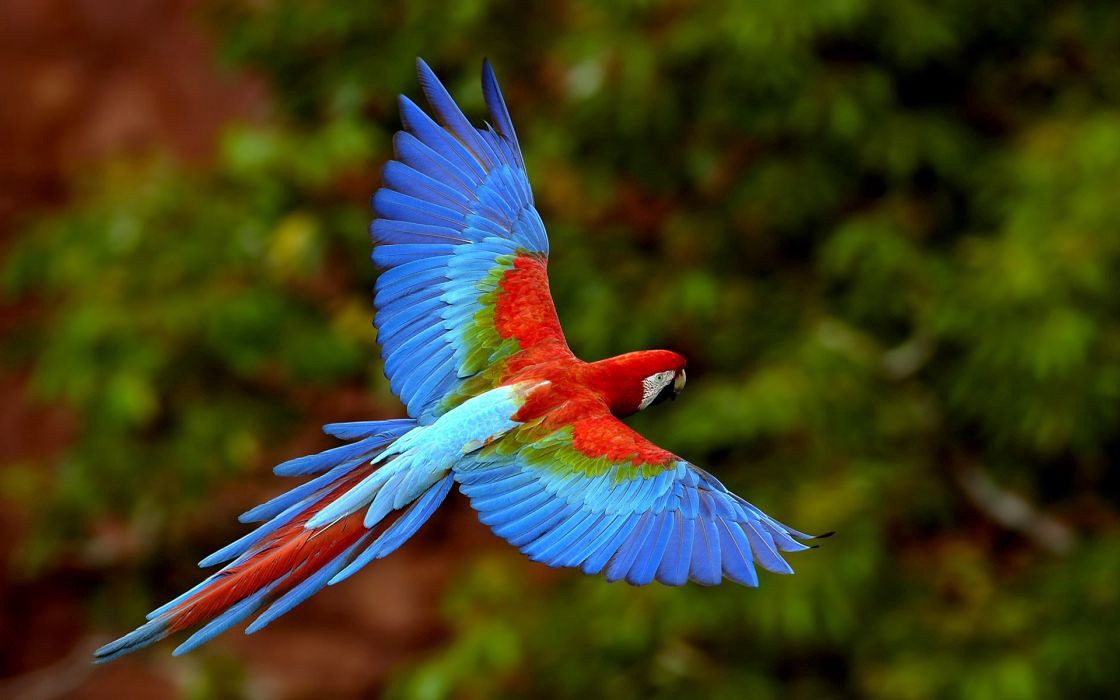
#> input picture ImageProcessing/bird.jpeg, 1120 x 700 px
$ python 2.GeometricTransformations.py
#> lines starting #> are read from the running program, lines starting #| are printed output that depends on the picture
import cv2 as c
import numpy as n

img = c.imread("bird.jpeg",0)
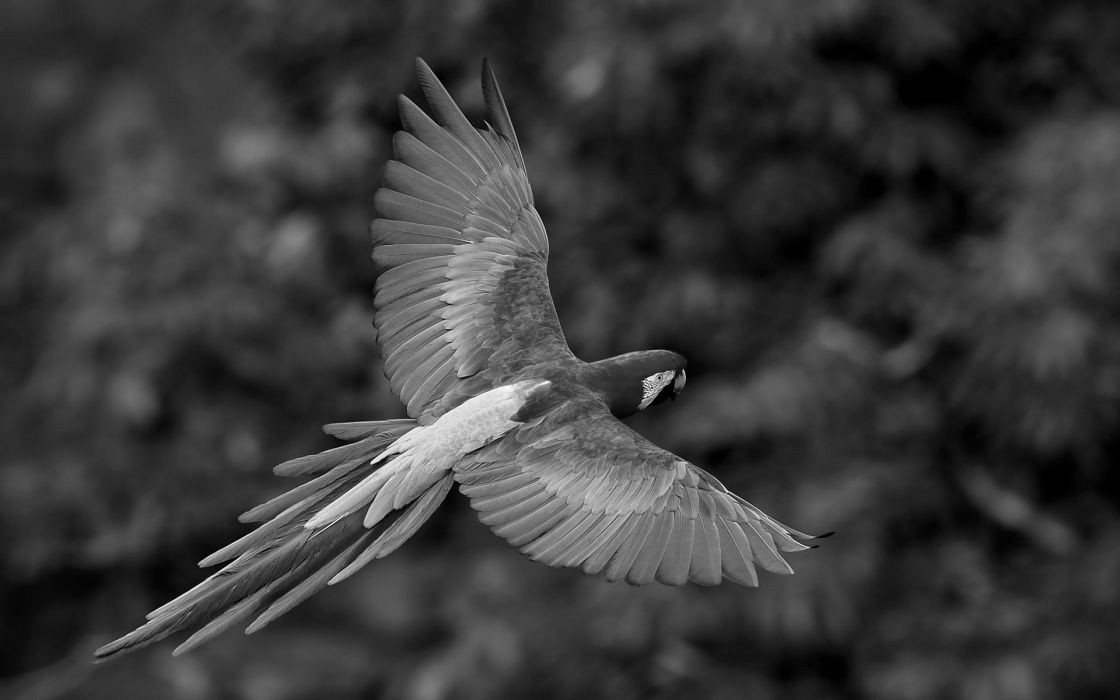
#> img: shape (700, 1120); min 0, max 252, mean 58.1
c.imshow("org",img)

#_________SCALING
#INTER_CUBIC(slow) and INTER_LINEAR for zooming
#INTER_AREA for shrinking
#INTER_LINEAR for all resizing purposes
#INTER_LINEAR_EXACT
#INTER_NEAREST similar to inter_area
#INTER_NEAREST_EXACT
#INTER_LANCZOS4
#INTER_MAX
#INTER_MAX
#WARP_FILL_OUTLIERS
#WARP_INVERSE_MAP
scale = c.resize(img, None, fx=0.5, fy=0.5, interpolation = c.INTER_CUBIC)
c.imshow("scale",scale)


#_________TRANSLATION

width,height = img.shape
#> width = 700; height = 1120

#create transformation matrix
M = n.float32([[1,0,100],[0,1,50]])

#translate
trans = c.warpAffine(img, M, (height,width))
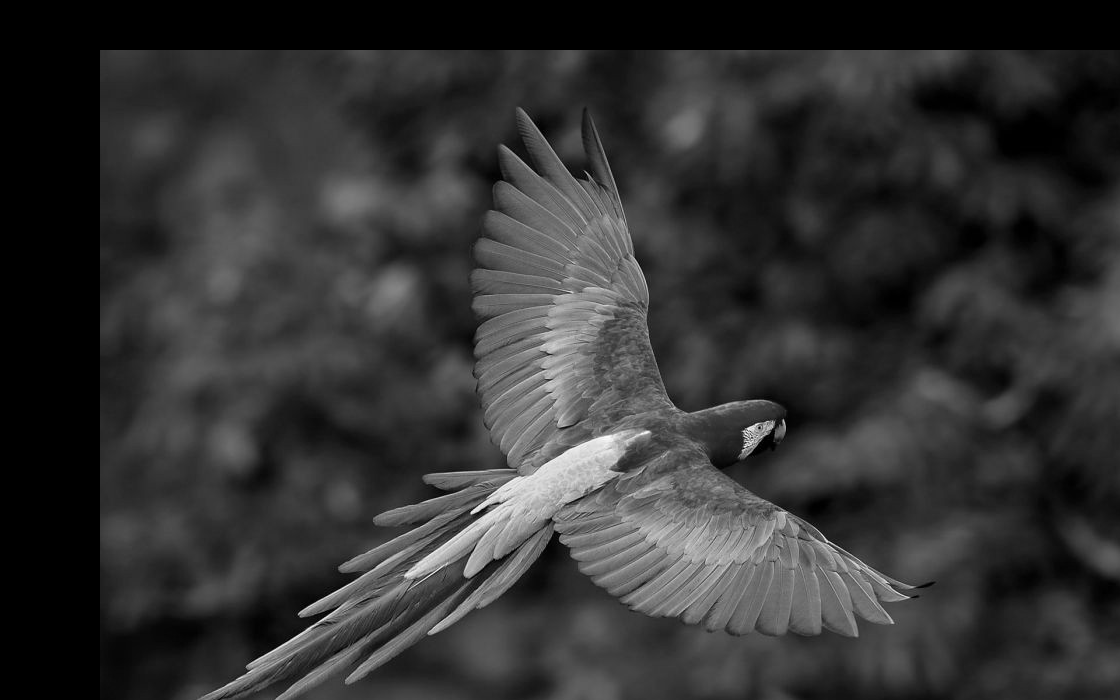
#> trans: shape (700, 1120); min 0, max 252, mean 50.4
c.imshow("warpAffine/translate",trans)

#_________ROTATION

#transformation matrix
getM = c.getRotationMatrix2D(((height-1)/2.0, (width-1)/2.0),90,1)

#rotate
rotate = c.warpAffine(img, getM, (height,width))
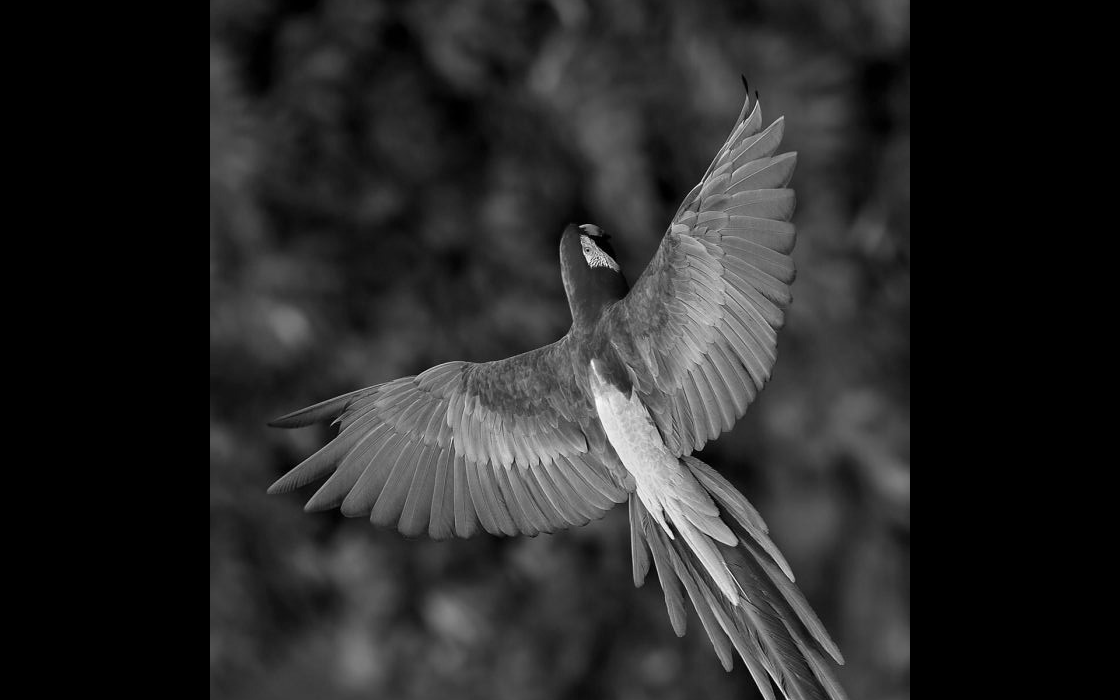
#> rotate: shape (700, 1120); min 0, max 252, mean 40.3
c.imshow("warpAffine/rotate",rotate)


c.waitKey(0)
c.destroyAllWindows()
